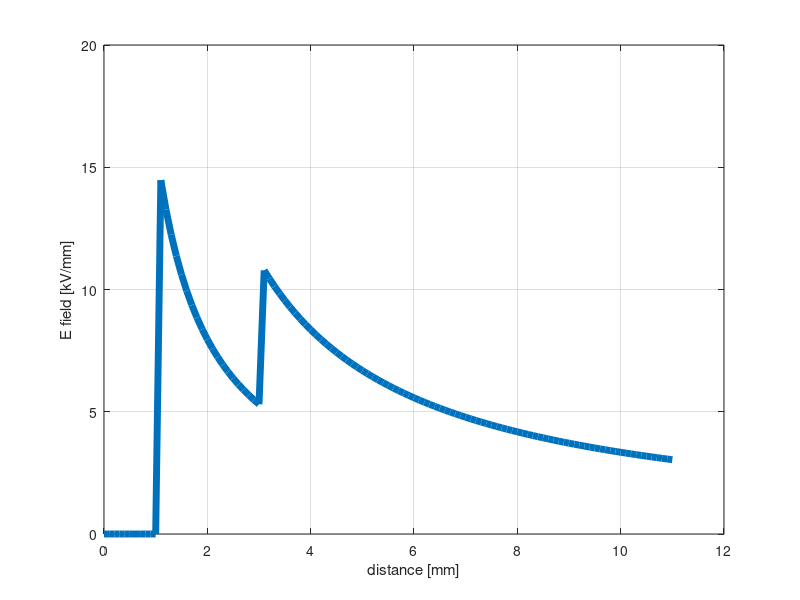

MATLAB code to generate this figure:
%%
% 2022/01/24

clear; clc;

%% Input parameter


% mod : 0(coil to plane/default), 1(coil to coil)
mod = 0;

voltage = 60e+3;    
coil_diameter = [1e-3, 6e-3;];
insulator_depth = [2e-3, 2e-3];
air_gap = 8e-3;
len = [coil_diameter,insulator_depth,air_gap];

per_init = 8.854e-12;
per_air = 1;
per_ins = 2.1;
per = [per_init,per_air,per_ins];

res = 1e-4; % resolution


if mod == 1
    d_total = sum(coil_diameter) + sum(insulatior_depth) + air_gap;
else
    d_total = coil_diameter(1) + insulator_depth(1) + air_gap;
end

%% calculation

dis = 0 : res : d_total;

if mod==0
    temp1 = 0 : res : len(1);
    temp2 = len(1)+res : res : len(1)+len(3);
    temp3 = len(1)+len(3)+res : res : d_total;

    temp1 = temp1 * 0;
    temp2 = 1 / 4/pi/per_init/per_ins./temp2 .* ( sin(atan(5000./temp2)) - sin(atan(-5000./temp2)) );
    temp3 = 1 / 4/pi/per_init/per_air./temp3 .* ( sin(atan(5000./temp3)) - sin(atan(-5000./temp3)) );

    E_field = [temp1,temp2,temp3];
    E_field_sum = sum(E_field);
    line_density = voltage/E_field_sum;
    E_field = E_field*line_density/res; % dimension : V/m

end


%% plot


plot(dis*1e+3,E_field/1e+6,"LineWidth",5)
grid on;
xlabel("distance [mm]")
ylabel("E field [kV/mm]")



